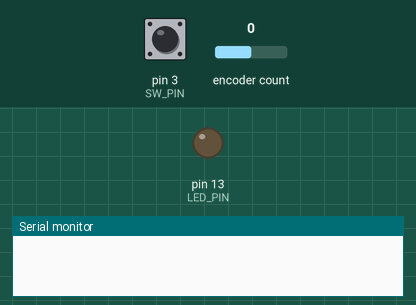
Bench run of a sketch on a simulated Arduino Leonardo, built with avr-gcc and run on an emulated ATmega32U4. Shown: output pins drawn as LEDs (lit = HIGH), the last lines printed to the serial monitor. The inputs (shaded band) are chosen by the test bench; at power-on: pin 3 (SW_PIN) HIGH, encoder count 0. USB keyboard and mouse output is not drawn.

Above: at 1.2 s.
1.3 s: pin 3 (SW_PIN) pulled LOW for 3.2 s
At 5.5 s:
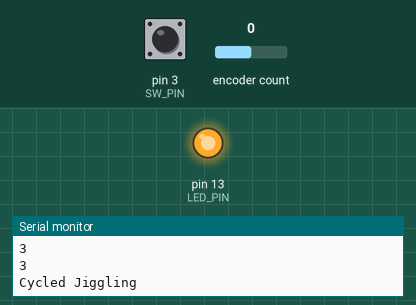
6.0 s: pin 3 (SW_PIN) pulled LOW for 0.15 s
At 6.6 s:
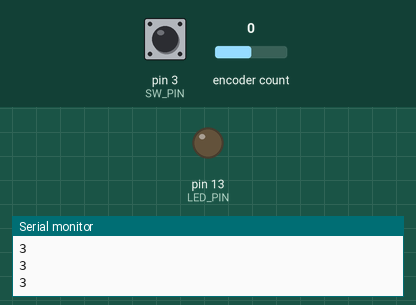
7.6 s: pin 3 (SW_PIN) pulled LOW for 1 s
At 7.9 s:
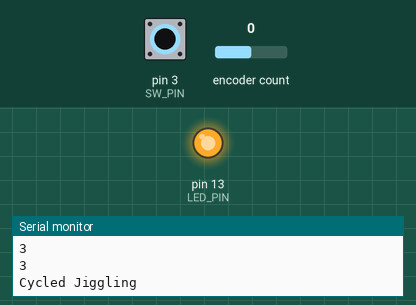
Timing chart, 0 to 10.6 s (numbered marks = the images above; inputs shaded):
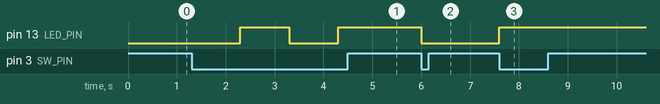

Measured:
- after the input at 1.3 s, pin 13 (LED_PIN): LOW → HIGH after 1.0 s, → LOW 1.0 s later, → HIGH 1.0 s later
- after the input at 6.0 s, pin 13 (LED_PIN): HIGH → LOW at once
- after the input at 7.6 s, pin 13 (LED_PIN): LOW → HIGH at once

The sketch:

micro_knob_arduino.ino
```cpp
#include <Mouse.h>
#include <Encoder.h>

#define SW_GND 5
#define SW_PIN 3

#define ROT_B 10
#define ROT_GND 9
#define ROT_A 8

#define LED_PIN 13

#define DEBOUNCE_DELAY 1000

Encoder encoder(ROT_A, ROT_B);

long oldPosition = -999;
long lastPressTime = 0;
long lastMoveTime = 0;

bool isJiggling = false;
int moveState = 0;

void setup() {
  Serial.begin(115200);
  Mouse.begin();
  pinMode(SW_GND, OUTPUT);
  pinMode(ROT_GND, OUTPUT);
  pinMode(LED_PIN, OUTPUT);

  pinMode(SW_PIN, INPUT_PULLUP);

  digitalWrite(ROT_GND, LOW);
  digitalWrite(SW_GND, LOW);
}

int shift = 2;
int wait = 250;

void loop() {
  long currentTime = millis();
  bool btnPressed = !digitalRead(SW_PIN);

  if (btnPressed && (currentTime - lastPressTime) > DEBOUNCE_DELAY) {
    Serial.println("Cycled Jiggling");
    isJiggling = !isJiggling;
    digitalWrite(LED_PIN, !isJiggling);
    lastPressTime = currentTime;
  }
  long newPosition = encoder.read();
  if (newPosition != oldPosition) {
    int rotationDirection = newPosition - oldPosition;
    if (shift == 1 && rotationDirection > 0) {
      shift++;
    } else if (shift == 100 && rotationDirection < 0) {
      shift--;
    } else if (shift > 1 && shift < 100) {
      shift = rotationDirection < 0 ? shift - 1 : shift + 1;
    }
    oldPosition = newPosition;
  }

  if (isJiggling && (currentTime - lastMoveTime) > wait) {
    lastMoveTime = currentTime;
    Serial.println(shift);
    switch (moveState) {
      case 0:
        Mouse.move(shift, -shift, 0);
        break;
      case 1:
        Mouse.move(shift, shift, 0);
        break;
      case 2:
        Mouse.move(-shift, shift, 0);
        break;
      case 3:
        Mouse.move(-shift, -shift, 0);
        break;
    }
    moveState = (moveState + 1) % 4;
  }
}
```
